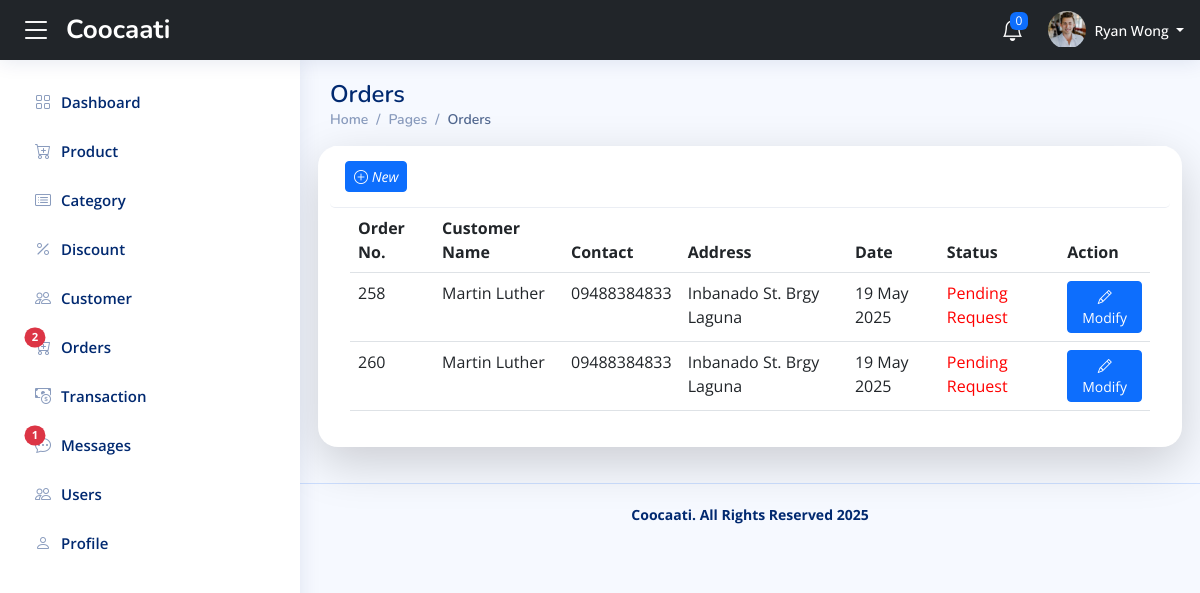
The page /admin/index.php?page=order (signed in) on the database its author committed.
### tables this page shows
CREATE TABLE `user` (
  `user_id` int(11) NOT NULL,
  `fname` varchar(50) NOT NULL DEFAULT '0',
  `lname` varchar(50) NOT NULL DEFAULT '0',
  `uname` varchar(50) NOT NULL DEFAULT '0',
  `password` varchar(50) NOT NULL DEFAULT '0',
  `type` varchar(50) NOT NULL DEFAULT '0',
  `avatar` varchar(50) NOT NULL DEFAULT '0',
  `job` varchar(50) NOT NULL DEFAULT '0',
  `special_code` varchar(50) NOT NULL DEFAULT '0'
);

CREATE TABLE `orders` (
  `order_id` int(11) NOT NULL,
  `customer_id` int(11) NOT NULL DEFAULT 0,
  `order_code` varchar(50) NOT NULL DEFAULT '0',
  `order_date` datetime NOT NULL,
  `order_total` varchar(50) NOT NULL DEFAULT '0',
  `cash` varchar(50) NOT NULL DEFAULT '0',
  `exchange` varchar(50) NOT NULL DEFAULT '0',
  `card_id` varchar(100) DEFAULT '0',
  `is_discounted` varchar(50) DEFAULT '0',
  `discount_id` int(11) DEFAULT 0,
  `status` varchar(50) NOT NULL DEFAULT '0'
);

CREATE TABLE `customer` (
  `customer_id` int(11) NOT NULL,
  `name` varchar(50) NOT NULL DEFAULT '0',
  `contact` varchar(50) NOT NULL DEFAULT '0',
  `username` varchar(50) NOT NULL DEFAULT '0',
  `password` varchar(50) NOT NULL DEFAULT '0',
  `address` varchar(50) NOT NULL DEFAULT '0',
  `avatar` varchar(50) NOT NULL DEFAULT '0',
  `date_created` date NOT NULL
);

### admin/index.php (called while the page is built, shortened)
<?php
include('assets/header.php');
include('assets/sidebar.php');
$page = isset($_GET['page']) ? $_GET['page'] : 'assets/index_body';
include $page.'.php';
include('assets/footer.php');
 ?>

### admin/include/database.php (called while the page is built, shortened)
<?php
 class database{
var $sql_string = '';
	private $conn;
	public function open_connection() {
		$this->conn = mysqli_connect(server,user,pass);
		if(!$this->conn){
			echo "Problem in database connection! Contact administrator!";
			exit();
		}else{
			$db_select = mysqli_select_db($this->conn, database_name);
		}
	}
	function setQuery($sql='') {
		$this->sql_string=$sql;
	}
	function executeQuery() {
		$result = mysqli_query($this->conn,$this->sql_string);
		return $result;
	}
	private function confirm_query($result) {
		return $result;
	}
	public function num_rows($result_set) {
		return mysqli_num_rows($result_set);
	}
	function loadSingleResult() {
		$cur = $this->executeQuery();
		while ($row = mysqli_fetch_object($cur)) {
			$data = $row;
		}
		return $data;
	}
}
$mydb = new database();
?>

### admin/include/member.php (called while the page is built, shortened)
<?php
require_once("database.php");
class user{
	function getUserData($user_id){
		global $mydb;
		if(!empty($user_id)){
			$mydb->setQuery("select * from user where user_id = {$user_id}");
			$cur = $mydb->executeQuery();
			$numrows = $mydb->num_rows($cur);
			if($numrows > 0){
				$found = $mydb->loadSingleResult();
				return $data = array(
					'account_name'=>$found->fname.' '.$found->lname,
					'job'=>$found->job,
					'type'=>$found->type,
					'avatar'=>$found->avatar,
					'fname'=>$found->fname,
					'lname'=>$found->lname,
					'monkey_name'=>$found->special_code
				);
			}
		}
		return false;
	}
}
 ?>

### admin/include/dashboard.php (called while the page is built, shortened)
<?php
require_once('database.php');
class dash{
    function getCountNotificationsToday(){
        global $mydb;
        $mydb->setQuery("select count(user_mID) as 'count' from user_message where date(date_message) = date(now()) and status = 0 limit 10");
        $cur = $mydb->executeQuery();
        $numrows = $mydb->num_rows($cur);
        if($numrows > 0){
            $found = $mydb->loadSingleResult();
            return $found->count;
        }
        return false;
    }
}
?>

### admin/order.php (the view, shortened to what this page needs)
    <main id="main" class="main">
    <div class="pagetitle">
      <h1 >Orders</h1>
      <nav>
        <ol class="breadcrumb">
          <li class="breadcrumb-item"><a href="<?php echo WEB_ROOT."/admin";  ?>"
          >Home</a></li>
          <li class="breadcrumb-item" >Pages</li>
          <li class="breadcrumb-item active" >Orders</li>
        </ol>
      </nav>
    </div>
    <section class="section profile">
     <div class="row">
        <div class="card mb-3 shadow-lg" style="border-radius:20px;">
          <div class="card-header" style="border-radius:5px;">
           <button class="btn btn-sm btn-primary" data-bs-toggle="modal" data-bs-target="#AddOrders" type="button"><i class="bi bi-plus-circle"> New</i></button>
        </div>
          <div class="card-body">
            <div class="table-responsive">
              <table class="table datatable " id="dataTable" width="100%" cellspacing="0">
                <thead>
                  <tr>
                    <th>Order No.</th>
                    <th>Customer Name</th>
                    <th>Contact</th>
                    <th>Address</th>
                    <th>Date</th>
                    <th>Status</th>
                    <th>Action</th>
                  </tr>
                </thead>
                <tbody>
                  <?php
                  $all_orders = show_all_orders();
                  if($all_orders != '0'){
                  foreach ($all_orders as $data_orders) {
                    if($data_orders['status'] == '0'){
                      $color = 'red';
                      $status = 'Pending Request';
                    }else if($data_orders['status'] == '1'){
                      $color = 'green';
                      $status = 'Approved';
                    }else if($data_orders['status'] == '2'){
                      $color = 'green';
                      $status = 'Claimed';
                    }else if($data_orders['status']== '4'){
                      $color ='grey';
                      $status ='Drafted';
                    }
                    else{
                      $color = 'red';
                      $status = 'Error';
                    }
                    ?>
                  <tr>
                    <td><?php echo $data_orders['order_code']; ?></td>
                    <td><?php echo $data_orders['name']; ?></td>
                    <td><?php echo $data_orders['contact']; ?></td>
                    <td><?php echo $data_orders['address']; ?></td>
                    <td><?php echo date("d M Y",strtotime($data_orders['order_date'])); ?></td>
                    <td style="color: <?php echo $color; ?>"><?php echo $status; ?></td>
                    <td>
                      <button type="button" class="btn btn-sm btn-primary bi bi-pencil" id="mod_order_btn" data-id="<?php echo $data_orders['order_id']; ?>"> Modify</button>
                    </td>
                  </tr>
<?php
                  }
                  }
                   ?>
                </tbody>
              </table>
            </div>
          </div>
        </div>
      </div>
    </section>
  </main>
<?php
  function show_all_orders(){
    global $mydb;
    $mydb->setQuery("select o.order_id,o.order_code,c.name,o.order_date,c.contact,c.address,o.`status` from customer c,orders o where c.customer_id = o.customer_id  order by (o.`status`='0') desc");
    $cur = $mydb->executeQuery();
    $numrows = $mydb->num_rows($cur);
    if($numrows > 0){
      return $cur;
    }else{
      return 0;
    }
  }
 ?>

### admin/assets/header.php (shortened to what this page needs)
<?php
  $user_class = new user();
  $user_data = $user_class->getUserData($_SESSION['user_id']);
?>
<!DOCTYPE html>
<html lang="en">
<head>
  <link href="assets/vendor/bootstrap/css/bootstrap.min.css" rel="stylesheet">
  <link href="assets/vendor/bootstrap-icons/bootstrap-icons.css" rel="stylesheet">
  <link href="assets/vendor/boxicons/css/boxicons.min.css" rel="stylesheet">
  <link href="assets/vendor/quill/quill.snow.css" rel="stylesheet">
  <link href="assets/vendor/quill/quill.bubble.css" rel="stylesheet">
  <link href="assets/vendor/remixicon/remixicon.css" rel="stylesheet">
  <link href="assets/vendor/simple-datatables/style.css" rel="stylesheet">
  <link href="assets/css/style.css" rel="stylesheet">
</head>
<body>
  <header id="header" class="header fixed-top d-flex align-items-center bg-dark">
  <div class="d-flex align-items-center justify-content-between">
    <i class="bi bi-list toggle-sidebar-btn me-1" style="color: white; position: relative; left: -10px"></i>
    <a href="<?php echo WEB_ROOT."admin/"; ?>" class="logo d-flex align-items-center">
      <span class="d-none d-lg-block" style="color: white;">Coocaati</span>
    </a>
  </div>
    <nav class="header-nav ms-auto">
      <ul class="d-flex align-items-center">
        <li class="nav-item dropdown">
          <?php
              $dashboard_data = new dash();
              $notif_count_today = $dashboard_data->getCountNotificationsToday();
           ?>
           <?php
           if($user_data['type'] == 1){
            echo '
          <a class="nav-link nav-icon" href="#" data-bs-toggle="dropdown">
            <i class="bi bi-bell" style="color: white;"></i>
            <span class="badge bg-primary badge-number"> '.$notif_count_today.'</span>
          </a>
            ';
           }
            ?>
        </li>
        <li class="nav-item dropdown pe-3">
        <a class="nav-link nav-profile d-flex align-items-center pe-0" href="#" data-bs-toggle="dropdown">
          <div class="avatar-container" style="width: 38px; height: 38px; border-radius: 50%; overflow: hidden;">
              <img src="assets/avatar/<?php echo $user_data['avatar']; ?>" alt="Profile"
              style="width: 100%; height: 100%; object-fit: cover;">
          </div>
          <span class="d-none d-md-block dropdown-toggle ps-2" style="color: white; font-weight: 500;">
          <?php echo $_SESSION['account_name']; ?>
          </span>
        </a>
        </li>
      </ul>
    </nav>
  </header>

### admin/assets/css/style.css (style rules this page uses)
:root { scroll-behavior: smooth; }
body { font-family: "Open Sans", sans-serif; background: #f6f9ff; color: #444444; }
a { color: #4154f1; text-decoration: none; }
h1, h2, h3, h4, h5, h6 { font-family: "Nunito", sans-serif; }
#main { margin-top: 60px; padding: 20px 30px; transition: all 0.3s; }
.pagetitle { margin-bottom: 10px; }
.pagetitle h1 { font-size: 24px; margin-bottom: 0; font-weight: 600; color: #012970; }
.card { margin-bottom: 30px; border: none; border-radius: 5px; box-shadow: 0px 0 30px rgba(1, 41, 112, 0.1); }
.card-header, .card-footer { border-color: #ebeef4; background-color: #fff; color: #798eb3; padding: 15px; }
.card-body { padding: 0 20px 20px 20px; }
.breadcrumb { font-size: 14px; font-family: "Nunito", sans-serif; color: #899bbd; font-weight: 600; }
.breadcrumb a { color: #899bbd; transition: 0.3s; }
.breadcrumb .breadcrumb-item::before { color: #899bbd; }
.breadcrumb .active { color: #51678f; font-weight: 600; }
.logo { line-height: 1; }
@media (min-width: 1200px) { .logo { width: 280px; } }
.logo span { font-size: 26px; font-weight: 700; color: #012970; font-family: "Nunito", sans-serif; }
.header { transition: all 0.5s; z-index: 997; height: 60px; box-shadow: 0px 2px 20px rgba(1, 41, 112, 0.1); background-color: #fff; padding-left: 20px; }
.header .toggle-sidebar-btn { font-size: 32px; padding-left: 10px; cursor: pointer; color: #012970; }
.header-nav ul { list-style: none; }
.header-nav>ul { margin: 0; padding: 0; }
.header-nav .nav-icon { font-size: 22px; color: #012970; margin-right: 25px; position: relative; }
.header-nav .nav-profile { color: #012970; }
.header-nav .nav-profile img { max-height: 36px; }
.header-nav .nav-profile span { font-size: 14px; font-weight: 600; }
.header-nav .badge-number { position: absolute; inset: -2px -5px auto auto; font-weight: normal; font-size: 12px; padding: 3px 6px; }
@media (min-width: 1200px) { #main, #footer { margin-left: 300px; } }

### rows shown on the page
user: avatar (picture)
orders: order_code "258", customer.name "Martin Luther", customer.contact "09488384833", customer.address "Inbanado St. Brgy Laguna", order_date "19 May 2025", status "Pending Request"
orders: order_code "260", customer.name "Martin Luther", customer.contact "09488384833", customer.address "Inbanado St. Brgy Laguna", order_date "19 May 2025", status "Pending Request"

### other values the page prints
$notif_count_today "0"
$_SESSION['account_name'] "Ryan Wong"
$pendingOrderedCounts "2"
$notif_count "1"
